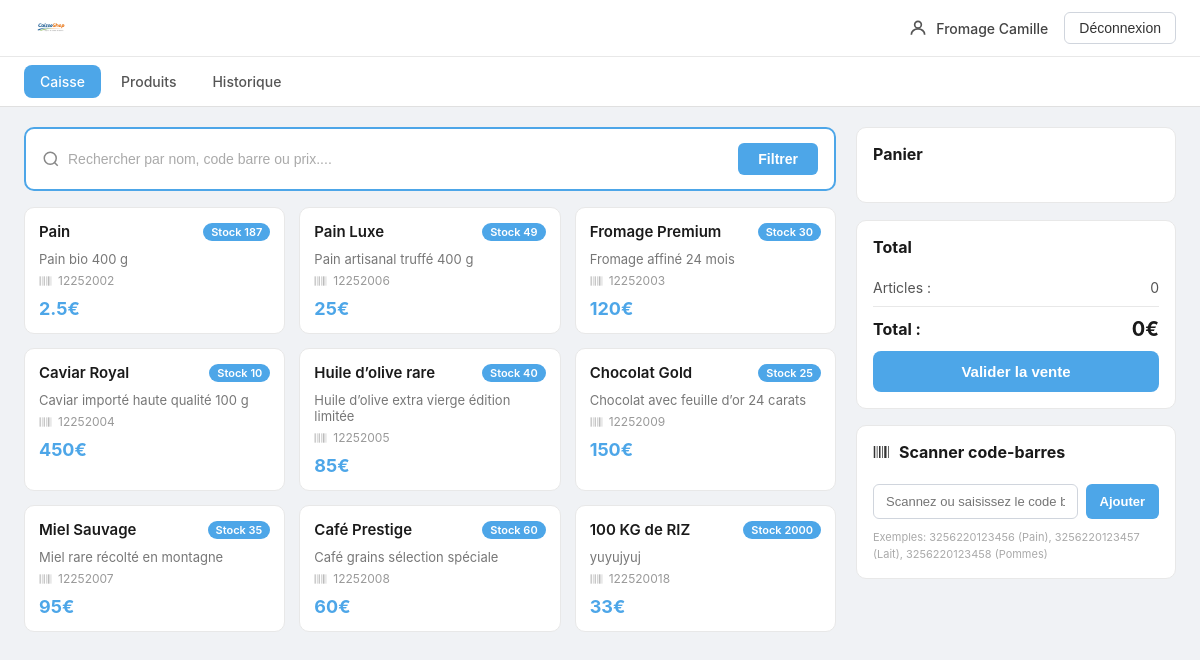
Page /frontoffice/index.php (signed in) on the committed database.
### tables this page shows
CREATE TABLE `produits` (
  `Id` int(11) NOT NULL,
  `NomProduit` varchar(20) NOT NULL,
  `Description` text NOT NULL,
  `Prix` double NOT NULL,
  `Stock` int(11) NOT NULL,
  `CodeBarres` varchar(50) NOT NULL
);

### frontoffice/select.php (called while the page is built, shortened)
<?php
require_once('../asset/connexionbdd.php');
$sql = "SELECT * FROM produits WHERE 1=1";
$params = [];
$stmt = $pdo->prepare($sql);
$stmt->execute($params);
$produits=$stmt->fetchall();
?>

### frontoffice/session.php (called while the page is built, shortened)
<?php
require_once(__DIR__ . '/select.php');
?>

### frontoffice/index.php (the view, shortened to what this page needs)
<?php
require_once(__DIR__ . '/session.php');
require_once(__DIR__ . '/ajoutVenteProduit.php');
require_once(__DIR__ . '/select.php');
?>
<!DOCTYPE html>
<html lang="fr">
<head>
    <link rel="stylesheet" href="../styles/style.css">
    <link rel="stylesheet" href="../styles/index.css">
</head>
<body>
    <header class="header">
        <nav class="nav-top">
            <img class="logo" src="../image/logo1.png" alt="logo caisseshop">
            <div class="nav-top-droite">
                <div class="utilisateur">
                    <svg class="icone-user" xmlns="http://www.w3.org/2000/svg" viewBox="0 0 24 24" fill="none" stroke="currentColor" stroke-width="2">
                        <circle cx="12" cy="8" r="4"/>
                        <path d="M4 20c0-4 3.6-7 8-7s8 3 8 7"/>
                    </svg>
                    <p class="nom-utilisateur"><?php echo $_SESSION['LOG_USER'] ?></p>
                </div>
                <button class="bouton-deconnexion" onclick="window.location.href='logout.php'">
                    Déconnexion
                </button>
            </div>
        </nav>
        <nav class="nav-menu">
            <a class="nav-lien actif" href="index.php">
                Caisse
            </a>
            <a class="nav-lien" href="produits.php">
                Produits
            </a>
            <a class="nav-lien" href="historique.php">
                Historique
            </a>
        </nav>
    </header>
    <main>
        <section class="colonne-gauche">
            <div class="bloc-recherche">
                <form class="form-recherche" action="index.php" method="post">
                    <div class="input-recherche-wrapper">
                        <svg class="icone-recherche" xmlns="http://www.w3.org/2000/svg" viewBox="0 0 24 24" fill="none" stroke="currentColor" stroke-width="2">
                            <circle cx="11" cy="11" r="8"/>
                            <line x1="21" y1="21" x2="16.65" y2="16.65"/>
                        </svg>
                        <?php if (!isset($_POST['motcle'])){ ?>
                            <input class="input-recherche" type="text" name="motcle" placeholder="Rechercher par nom, code barre ou prix....">
                        <?php }else{ ?>
                            <input class="input-recherche" type="text" name="motcle" placeholder="Rechercher par nom, code barre ou prix...." value="<?php echo  $_POST['motcle'] ?>">
                        <?php }?>
                    </div>
                    <button class="bouton-filtrer" type="submit">Filtrer</button>
                </form>
            </div>
            <div class="grille-produits">
                <?php for ($i=0; $i < count($produits); $i++) { ?>
                    <article class="carte-produit" onclick="ajouterProduitPanier(<?php echo $produits[$i]['Id'] ?>)">
                        <div class="carte-produit-entete">
                            <h3 class="produit-nom"><?php echo $produits[$i]['NomProduit'] ?></h3>
                            <span class="badge-stock">Stock <?php echo $produits[$i]['Stock'] ?></span>
                        </div>
                        <p class="produit-description"><?php echo $produits[$i]['Description'] ?></p>
                        <p class="produit-code">
                            <?php echo $produits[$i]['CodeBarres'] ?>
                        </p>
                        <h2 class="produit-prix"><?php echo $produits[$i]['Prix'] ?>€</h2>
                    </article>
                <?php } ?>
            </div>
        </section>
        <section class="colonne-droite">
            <form action="index.php" method="post">
                <div class="bloc-panier">
                    <h3 class="bloc-titre" >Panier</h3>
                </div>
                <br>
                <div class="bloc-total">
                    <h3 class="bloc-titre">Total</h3>
                    <div class="total-articles">
                        <p class="total-label">Articles :</p>
                        <p class="total-valeur" id="nbArticle">0</p>
                    </div>
                    <hr class="separateur">
                    <div class="total-final">
                        <h2 class="total-titre">Total :</h2>
                        <h2 class="total-montant" id="total" >0€</h2>
                    </div>
                    <button class="bouton-valider" type="submit">Valider la vente</button>
                </div>
            </form>
            <div class="bloc-scanner">
                <h3 class="bloc-titre">
                    Scanner code-barres
                </h3>
                <form class="form-scanner" id="btnScan">
                    <input class="input-scanner" id="scan" type="text" placeholder="Scannez ou saisissez le code barres...">
                    <button class="bouton-ajouter" >Ajouter</button>
                </form>
                <p class="scanner-exemples">Exemples: 3256220123456 (Pain), 3256220123457 (Lait), 3256220123458 (Pommes)</p>
            </div>
        </section>
    </main>
</body>
</html>

### styles/style.css (style rules this page uses)
* { margin: 0; padding: 0; box-sizing: border-box; }
body { font-family: -apple-system, BlinkMacSystemFont, 'Segoe UI', sans-serif; background-color: #f0f2f5; color: #1a1a1a; font-size: 14px; }
.header { background-color: #ffffff; border-bottom: 1px solid #e0e0e0; position: sticky; top: 0; z-index: 100; }
.nav-top { display: flex; align-items: center; justify-content: space-between; padding: 10px 24px; border-bottom: 1px solid #e8e8e8; }
.logo { height: 36px; width: auto; }
.nav-top-droite { display: flex; align-items: center; gap: 16px; }
.utilisateur { display: flex; align-items: center; gap: 8px; color: #444; }
.icone-user { width: 20px; height: 20px; color: #555; }
.nom-utilisateur { font-size: 14px; font-weight: 500; }
.bouton-deconnexion { display: flex; align-items: center; gap: 6px; padding: 7px 14px; background-color: #ffffff; border: 1px solid #d0d5dd; border-radius: 6px; font-size: 14px; font-weight: 500; cursor: pointer; color: #333; transition: background-color 0.2s; }
.nav-menu { display: flex; align-items: center; gap: 4px; padding: 8px 24px; }
.nav-lien { display: flex; align-items: center; gap: 6px; padding: 8px 16px; text-decoration: none; color: #555; font-size: 14px; font-weight: 500; border-radius: 8px; transition: background-color 0.2s, color 0.2s; }
.nav-lien.actif { background-color: #4da6e8; color: #ffffff; }

### rows in the picture
produits: NomProduit "Pain", Stock "187", Description "Pain bio 400 g", CodeBarres "12252002", Prix "2.5"
produits: NomProduit "Pain Luxe", Stock "49", Description "Pain artisanal truffé 400 g", CodeBarres "12252006", Prix "25"
produits: NomProduit "Fromage Premium", Stock "30", Description "Fromage affiné 24 mois", CodeBarres "12252003", Prix "120"
produits: NomProduit "Caviar Royal", Stock "10", Description "Caviar importé haute qualité 100 g", CodeBarres "12252004", Prix "450"
produits: NomProduit "Huile d’olive rare", Stock "40", Description "Huile d’olive extra vierge édition limitée", CodeBarres "12252005", Prix "85"
produits: NomProduit "Chocolat Gold", Stock "25", Description "Chocolat avec feuille d’or 24 carats", CodeBarres "12252009", Prix "150"
produits: NomProduit "Miel Sauvage", Stock "35", Description "Miel rare récolté en montagne", CodeBarres "12252007", Prix "95"
produits: NomProduit "Café Prestige", Stock "60", Description "Café grains sélection spéciale", CodeBarres "12252008", Prix "60"
produits: NomProduit "100 KG de RIZ", Stock "2000", Description "yuyujyuj", CodeBarres "122520018", Prix "33"

### other values in the picture
$_SESSION['LOG_USER'] "Fromage Camille"
